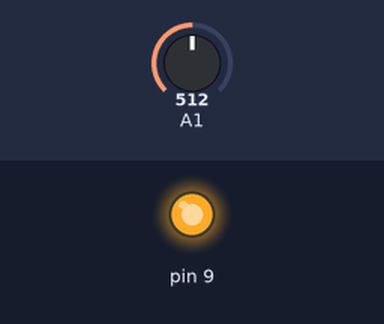
Bench run of a sketch on a simulated Arduino Uno, built with avr-gcc and run on an emulated ATmega328P. Parts: output pins drawn as LEDs (lit = HIGH). The inputs (shaded band) are chosen by the test bench; at power-on: A1 = 512. What the sketch prints to the serial monitor is not drawn.

Above: at 1.2 s.
1.3 s: A1 set to 122
At 1.7 s:
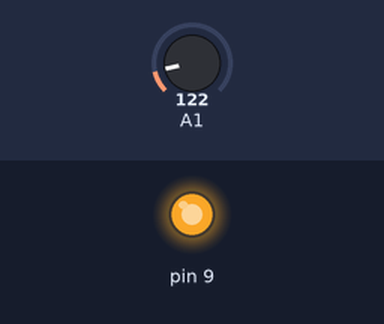
2.8 s: A1 set to 0
At 3.9 s:
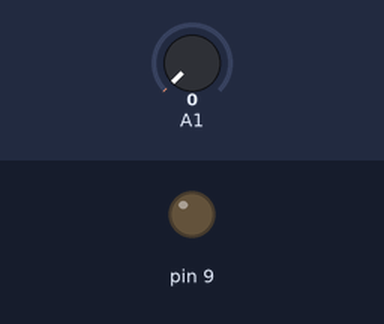
Timing chart, 0 to 5.8 s (numbered marks = the images above; inputs shaded):
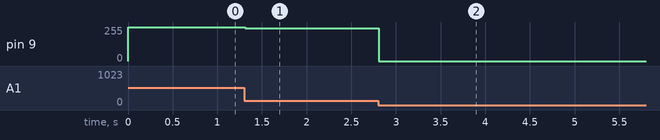

The sketch:

sketch_mar28a.ino
```cpp
int cds = A1;
int led = 9;
int led2 = 8;

void setup() {
//  // put your setup code here, to run once:
  Serial.begin(9600);
//  pinMode(led, OUTPUT);
}

void loop() {
//  // put your main code here, to run repeatedly:
//  int cdsValue = analogRead(cds);
//  Serial.println(cdsValue);
//  int ledLight = map(cdsValue, 0, 1023, 255,0);
//  analogWrite(led, ledLight);
//  delay(200);

  int value = analogRead(A1);
  value = map(value, 0, 1023, 0, 2048);
  Serial.println(value);
  analogWrite(9, value);
}
```

Measured:
- after the input at 1.3 s, pin 9: 255/255 → 244/255 at once
- after the input at 2.8 s, pin 9: 244/255 → 0/255 at once
